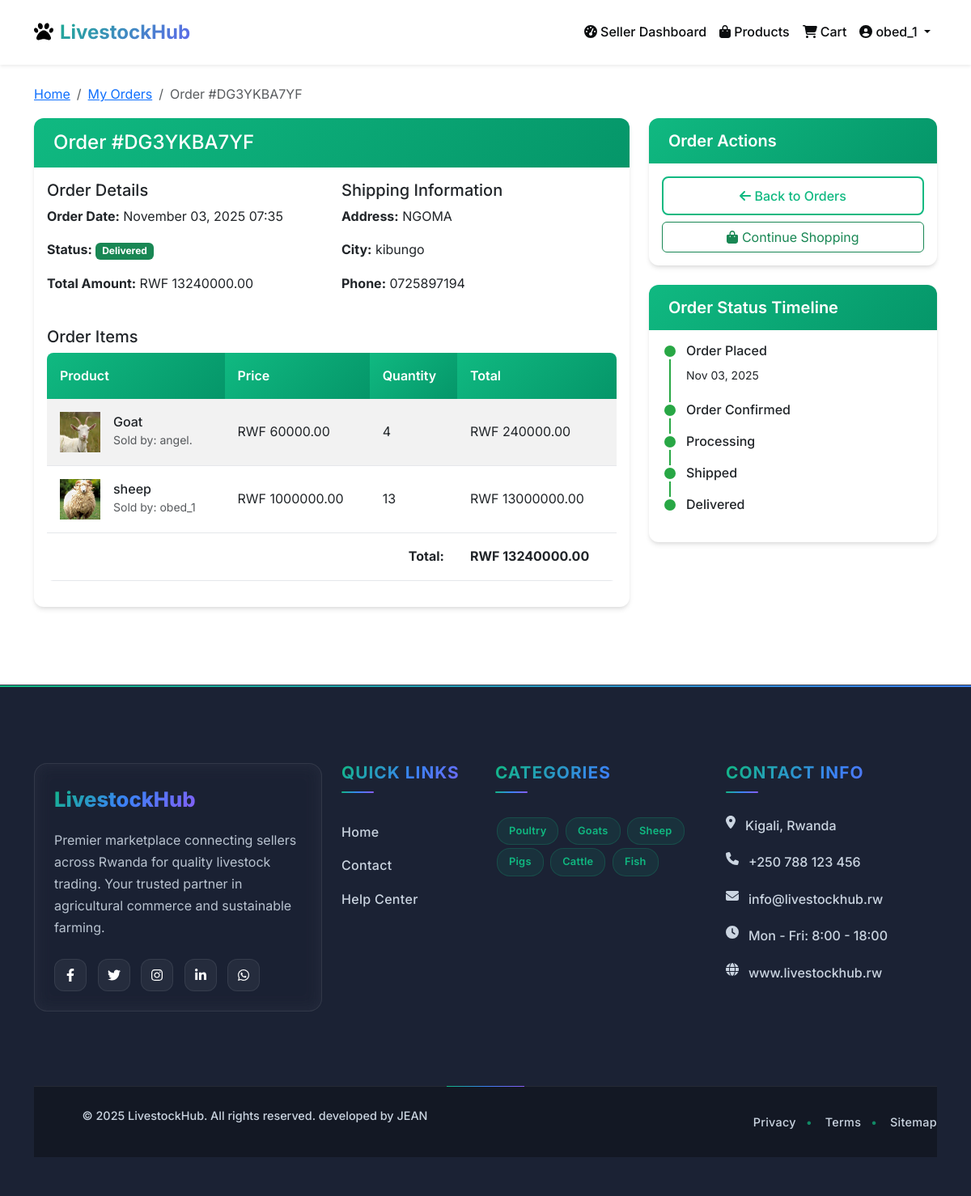
The app's page /orders/order/12/ (signed in) with its own data.
### accounts/models.py (models this page shows, shortened)
class User(AbstractUser):
    USER_TYPE_CHOICES = (
        ('customer', 'Customer'),
        ('seller', 'Seller'),
        ('admin', 'Admin'),
    )
    user_type = models.CharField(max_length=20, choices=USER_TYPE_CHOICES, default='customer')
    phone_number = models.CharField(max_length=15, blank=True)
    address = models.TextField(blank=True)
    city = models.CharField(max_length=100, blank=True)
    country = models.CharField(max_length=100, default='Rwanda')
    is_seller_approved = models.BooleanField(default=False)
    created_at = models.DateTimeField(auto_now_add=True)
    updated_at = models.DateTimeField(auto_now=True)

### orders/models.py (models this page shows, shortened)
class Order(models.Model):
    ORDER_STATUS = (
        ('pending', 'Pending'),
        ('confirmed', 'Confirmed'),
        ('processing', 'Processing'),
        ('shipped', 'Shipped'),
        ('delivered', 'Delivered'),
        ('cancelled', 'Cancelled'),
    )
    PAYMENT_METHODS = (
        ('mtn', 'MTN Mobile Money'),
        ('paypal', 'PayPal'),
    )
    customer = models.ForeignKey(User, on_delete=models.CASCADE, related_name='orders')
    order_number = models.CharField(max_length=20, unique=True)
    total_amount = models.DecimalField(max_digits=10, decimal_places=2, validators=[MinValueValidator(0)])
    status = models.CharField(max_length=20, choices=ORDER_STATUS, default='pending')
    payment_method = models.CharField(max_length=20, choices=PAYMENT_METHODS, default='mtn')
    mtn_phone = models.CharField(max_length=15, blank=True)
    payment_status = models.CharField(
        max_length=20,
        choices=(
            ('pending', 'Pending'),
            ('completed', 'Completed'),
            ('failed', 'Failed'),
        ),
        default='pending'
    )
    customer_phone = models.CharField(
        max_length=20,
        blank=True,
        null=True,
        verbose_name="Customer Phone",
        help_text="Customer's main contact number from their profile"
    )
    shipping_address = models.TextField()
    shipping_city = models.CharField(max_length=100)
    shipping_phone = models.CharField(max_length=15)
    notes = models.TextField(blank=True)
    created_at = models.DateTimeField(auto_now_add=True)
    updated_at = models.DateTimeField(auto_now=True)

class OrderItem(models.Model):
    ORDER_ITEM_STATUS = (
        ('pending', 'Pending'),
        ('confirmed', 'Confirmed'),
        ('processing', 'Processing'),
        ('shipped', 'Shipped'),
        ('delivered', 'Delivered'),
        ('cancelled', 'Cancelled'),
    )
    order = models.ForeignKey(Order, on_delete=models.CASCADE, related_name='items')
    product = models.ForeignKey('marketplace.Product', on_delete=models.CASCADE)
    quantity = models.IntegerField(validators=[MinValueValidator(1)])
    price = models.DecimalField(max_digits=10, decimal_places=2, validators=[MinValueValidator(0)])
    status = models.CharField(max_length=20, choices=ORDER_ITEM_STATUS, default='pending')
    updated_at = models.DateTimeField(auto_now=True)
    @property
    def total_price(self):
        return self.quantity * self.price

### marketplace/models.py (models this page shows, shortened)
class Product(models.Model):
    LIVESTOCK_TYPES = (
        ('cattle', 'Cattle'),
        ('goats', 'Goats'),
        ('sheep', 'Sheep'),
        ('poultry', 'Poultry'),
        ('pigs', 'Pigs'),
        ('rabbits', 'Rabbits'),
        ('fish', 'Fish'),
        ('others', 'Others'),
    )
    CATTLE_TYPES = (
        ('cow', 'Cow'),
        ('bull', 'Bull'),
        ('calf', 'Calf'),
        ('heifer', 'Heifer'),
        ('ox', 'Ox'),
    )
    GOAT_TYPES = (
        ('meat', 'Meat Goat'),
        ('milk', 'Dairy Goat'),
        ('kid', 'Kid'),
        ('buck', 'Buck'),
        ('doe', 'Doe'),
    )
    SHEEP_TYPES = (
        ('lamb', 'Lamb'),
        ('mutton', 'Mutton'),
        ('ram', 'Ram'),
        ('ewe', 'Ewe'),
        ('lamb_meat', 'Lamb Meat'),
    )
    POULTRY_TYPES = (
        ('meat', 'Meat Chicken'),
        ('eggs', 'Layer Chicken'),
        ('broiler', 'Broiler'),
        ('rooster', 'Rooster'),
        ('hen', 'Hen'),
        ('chick', 'Chick'),
    )
    PIG_TYPES = (
        ('pork', 'Pork'),
        ('bacon', 'Bacon'),
        ('sow', 'Sow'),
        ('boar', 'Boar'),
        ('piglet', 'Piglet'),
    )
    RABBIT_TYPES = (
        ('meat', 'Rabbit Meat'),
        ('doe_rabbit', 'Doe Rabbit'),
        ('buck_rabbit', 'Buck Rabbit'),
        ('fryer', 'Fryer'),
    )
    FISH_TYPES = (
        ('tilapia', 'Tilapia'),
        ('catfish', 'Catfish'),
        ('trout', 'Trout'),
        ('salmon', 'Salmon'),
        ('freshwater', 'Freshwater Fish'),
        ('saltwater', 'Saltwater Fish'),
    )
    OTHER_TYPES = (
        ('bees', 'Bees/Honey'),
        ('snails', 'Snails'),
        ('guinea_fowl', 'Guinea Fowl'),
        ('turkey', 'Turkey'),
        ('duck', 'Duck'),
    )
    seller = models.ForeignKey(User, on_delete=models.CASCADE, limit_choices_to={'user_type': 'seller'})
    category = models.ForeignKey(Category, on_delete=models.CASCADE)
    name = models.CharField(max_length=255)
    description = models.TextField()
    price = models.DecimalField(max_digits=10, decimal_places=2, validators=[MinValueValidator(0)])
    stock_quantity = models.IntegerField(validators=[MinValueValidator(0)])
    livestock_type = models.CharField(max_length=20, choices=LIVESTOCK_TYPES)
    animal_type = models.CharField(max_length=20, blank=True, null=True)
    image = models.ImageField(upload_to='products/')
    image2 = models.ImageField(upload_to='products/', blank=True, null=True, verbose_name='Additional Image 1')
    image3 = models.ImageField(upload_to='products/', blank=True, null=True, verbose_name='Additional Image 2')
    is_active = models.BooleanField(default=True)
    created_at = models.DateTimeField(auto_now_add=True)
    updated_at = models.DateTimeField(auto_now=True)

### orders/views.py (the view)
# urls.py: path('order/<int:order_id>/', views.order_detail, name='order_detail'),
@login_required
def order_detail(request, order_id):
    order = get_object_or_404(Order, id=order_id, customer=request.user)
    context = {
        'order': order,
    }
    return render(request, 'orders/order_detail.html', context)

### templates/orders/order_detail.html (shortened to what this page needs)
{% extends 'base.html' %}
{% block content %}
<div class="container mt-4">
    <nav aria-label="breadcrumb">
        <ol class="breadcrumb">
            <li class="breadcrumb-item"><a href="{% url 'marketplace:home' %}">Home</a></li>
            <li class="breadcrumb-item"><a href="{% url 'orders:my_orders' %}">My Orders</a></li>
            <li class="breadcrumb-item active">Order #{{ order.order_number }}</li>
        </ol>
    </nav>
    <div class="row">
        <div class="col-md-8">
            <div class="card">
                <div class="card-header bg-success text-white">
                    <h4 class="mb-0">Order #{{ order.order_number }}</h4>
                </div>
                <div class="card-body">
                    <div class="row mb-4">
                        <div class="col-md-6">
                            <h5>Order Details</h5>
                            <p><strong>Order Date:</strong> {{ order.created_at|date:"F d, Y H:i" }}</p>
                            <p><strong>Status:</strong>
                                <span class="badge bg-{% if order.status == 'delivered' %}success{% elif order.status == 'cancelled' %}danger{% else %}warning{% endif %}">
                                    {{ order.get_status_display }}
                                </span>
                            </p>
                            <p><strong>Total Amount:</strong> RWF {{ order.total_amount }}</p>
                        </div>
                        <div class="col-md-6">
                            <h5>Shipping Information</h5>
                            <p><strong>Address:</strong> {{ order.shipping_address }}</p>
                            <p><strong>City:</strong> {{ order.shipping_city }}</p>
                            <p><strong>Phone:</strong> {{ order.shipping_phone }}</p>
                        </div>
                    </div>
                    <h5>Order Items</h5>
                    <div class="table-responsive">
                        <table class="table table-striped">
                            <thead>
                                <tr>
                                    <th>Product</th>
                                    <th>Price</th>
                                    <th>Quantity</th>
                                    <th>Total</th>
                                </tr>
                            </thead>
                            <tbody>
                                {% for item in order.items.all %}
                                <tr>
                                    <td>
                                        <div class="d-flex align-items-center">
                                            {% if item.product.image %}
                                            <img src="{{ item.product.image.url }}" alt="{{ item.product.name }}"
                                                 style="width: 50px; height: 50px; object-fit: cover;" class="me-3">
                                            {% endif %}
                                            <div>
                                                <h6 class="mb-0">{{ item.product.name }}</h6>
                                                <small class="text-muted">Sold by: {{ item.product.seller.username }}</small>
                                            </div>
                                        </div>
                                    </td>
                                    <td>RWF {{ item.price }}</td>
                                    <td>{{ item.quantity }}</td>
                                    <td>RWF {{ item.total_price }}</td>
                                </tr>
                                {% endfor %}
                            </tbody>
                            <tfoot>
                                <tr>
                                    <td colspan="3" class="text-end"><strong>Total:</strong></td>
                                    <td><strong>RWF {{ order.total_amount }}</strong></td>
                                </tr>
                            </tfoot>
                        </table>
                    </div>
                </div>
            </div>
        </div>
        <div class="col-md-4">
            <div class="card">
                <div class="card-header bg-primary text-white">
                    <h5 class="mb-0">Order Actions</h5>
                </div>
                <div class="card-body">
                    <div class="d-grid gap-2">
                        <a href="{% url 'orders:my_orders' %}" class="btn btn-outline-primary">
                            <i class="fas fa-arrow-left"></i> Back to Orders
                        </a>
                        <a href="{% url 'marketplace:product_list' %}" class="btn btn-outline-success">
                            <i class="fas fa-shopping-bag"></i> Continue Shopping
                        </a>
                    </div>
                </div>
            </div>
            <div class="card mt-4">
                <div class="card-header bg-info text-white">
                    <h5 class="mb-0">Order Status Timeline</h5>
                </div>
                <div class="card-body">
                    <div class="timeline">
                        <div class="timeline-item {% if order.status != 'pending' %}completed{% endif %}">
                            <div class="timeline-marker"></div>
                            <div class="timeline-content">
                                <h6>Order Placed</h6>
                                <small>{{ order.created_at|date:"M d, Y" }}</small>
                            </div>
                        </div>
                        <div class="timeline-item {% if order.status in 'confirmed,processing,shipped,delivered' %}completed{% endif %}">
                            <div class="timeline-marker"></div>
                            <div class="timeline-content">
                                <h6>Order Confirmed</h6>
                            </div>
                        </div>
                        <div class="timeline-item {% if order.status in 'processing,shipped,delivered' %}completed{% endif %}">
                            <div class="timeline-marker"></div>
                            <div class="timeline-content">
                                <h6>Processing</h6>
                            </div>
                        </div>
                        <div class="timeline-item {% if order.status in 'shipped,delivered' %}completed{% endif %}">
                            <div class="timeline-marker"></div>
                            <div class="timeline-content">
                                <h6>Shipped</h6>
                            </div>
                        </div>
                        <div class="timeline-item {% if order.status == 'delivered' %}completed{% endif %}">
                            <div class="timeline-marker"></div>
                            <div class="timeline-content">
                                <h6>Delivered</h6>
                            </div>
                        </div>
                    </div>
                </div>
            </div>
        </div>
    </div>
</div>
{% endblock %}

### templates/base.html (shortened to what this page needs)
<!DOCTYPE html>
{% load static %}
<html lang="en">
<head>
    <link href="https://cdn.jsdelivr.net/npm/bootstrap@5.3.0/dist/css/bootstrap.min.css" rel="stylesheet">
    <link href="https://cdnjs.cloudflare.com/ajax/libs/font-awesome/6.4.0/css/all.min.css" rel="stylesheet">
    <link href="{% static 'css/main.css' %}" rel="stylesheet">
     <link href="{% static 'css/footer.css' %}" rel="stylesheet">
</head>
<body>
    <nav class="navbar navbar-expand-lg navbar-light bg-white shadow-sm py-3">
        <div class="container">
            <a class="navbar-brand gradient-text" href="{% url 'marketplace:home' %}">
                <i class="fas fa-paw me-2"></i>LivestockHub
            </a>
            <div class="collapse navbar-collapse" id="navbarNav">
                <div class="navbar-nav ms-auto">
                    {% if user.is_authenticated %}
                        {% if user.user_type == 'seller' %}
                            <a class="nav-link" href="{% url 'marketplace:seller_dashboard' %}">
                                <i class="fas fa-tachometer-alt me-1"></i>Seller Dashboard
                            </a>
                        {% elif user.user_type == 'customer' %}
                            <a class="nav-link" href="{% url 'marketplace:customer_dashboard' %}">
                                <i class="fas fa-tachometer-alt me-1"></i>Dashboard
                            </a>
                        {% elif user.user_type == 'admin' or user.is_staff %}
                            <a class="nav-link" href="{% url 'dashboard:admin_dashboard' %}">
                                <i class="fas fa-tachometer-alt me-1"></i>Admin Dashboard
                            </a>
                        {% endif %}
                        <a class="nav-link" href="{% url 'marketplace:product_list' %}">
                            <i class="fas fa-shopping-bag me-1"></i>Products
                        </a>
                        <a class="nav-link position-relative" href="{% url 'marketplace:view_cart' %}">
                            <i class="fas fa-shopping-cart me-1"></i>Cart
                        </a>
                        <div class="nav-item dropdown">
                            <a class="nav-link dropdown-toggle" href="#" role="button" data-bs-toggle="dropdown">
                                <i class="fas fa-user-circle me-1"></i>{{ user.username }}
                            </a>
                        </div>
                    {% endif %}
                </div>
            </div>
        </div>
    </nav>
    <main>
        {% block content %}
        {% endblock %}
    </main>
    {% include 'marketplace/includes/footer.html' %}
</body>
</html>

### records on screen
User: username "obed_1"
Order: order_number "DG3YKBA7YF", created_at "November 03, 2025 07:35", status "Delivered", total_amount "13240000.00", shipping_address "NGOMA", shipping_city "kibungo", shipping_phone "0725897194", created_at "Nov 03, 2025"
OrderItem: product.image (picture), product.name "Goat", product.seller.username "angel.", price "60000.00", quantity "4", total_price "240000.00"
OrderItem: product.image (picture), product.name "sheep", product.seller.username "obed_1", price "1000000.00", quantity "13", total_price "13000000.00"
